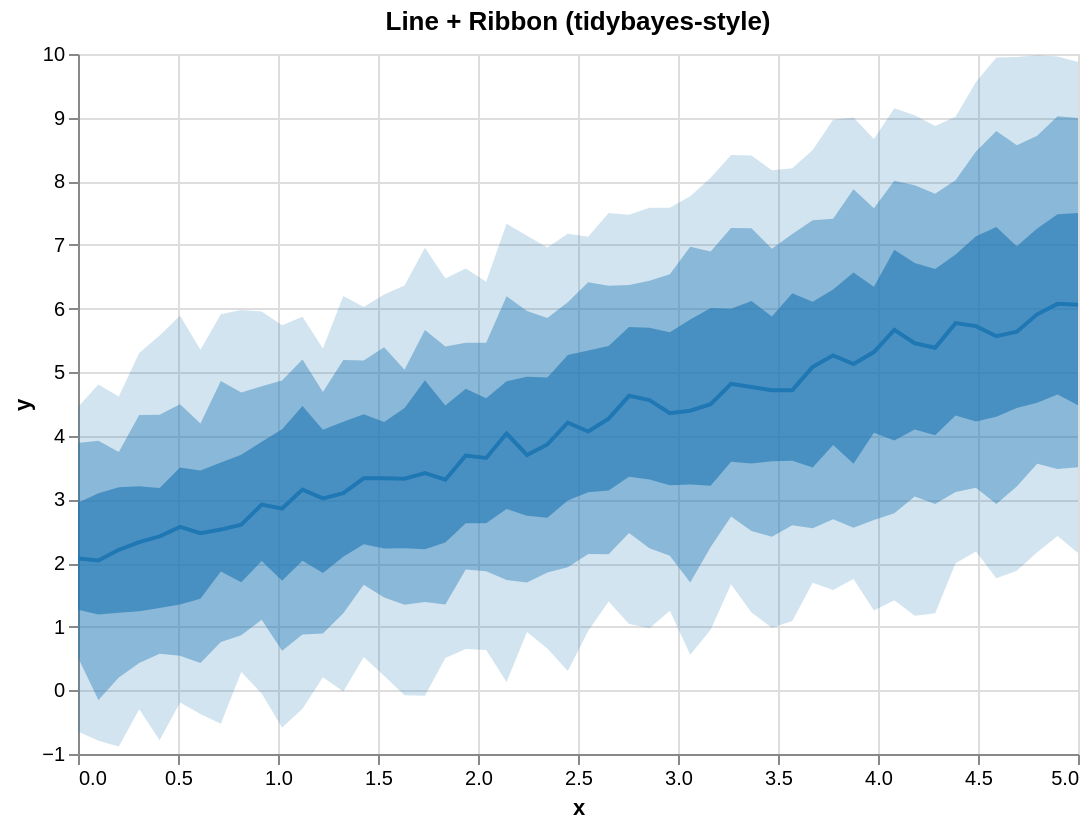

This figure's Vega-Lite source:
### Vega-Lite specification from a JSON file in a GitHub repository (floating-point values rounded to 4 significant figures)
{"$schema": "https://vega.github.io/schema/vega-lite/v5.json", "height": 350, "layer": [{"encoding": {"tooltip": [{"field": "x", "type": "quantitative"}, {"field": "__median__", "title": "median", "type": "quantitative"}, {"field": "lo_0_95_", "title": "95% lo", "type": "quantitative"}, {"field": "hi_0_95_", "title": "95% hi", "type": "quantitative"}], "x": {"field": "x", "type": "quantitative"}, "y2": {"field": "hi_0_95_"}, "y": {"field": "lo_0_95_", "title": "y", "type": "quantitative"}}, "params": [{"name": "grid", "bind": "scales", "select": {"encodings": ["x", "y"], "type": "interval"}}], "mark": {"line": false, "fill": "#1f77b4", "type": "area", "opacity": 0.2}}, {"encoding": {"tooltip": [{"field": "x", "type": "quantitative"}, {"field": "__median__", "title": "median", "type": "quantitative"}, {"field": "lo_0_95_", "title": "95% lo", "type": "quantitative"}, {"field": "hi_0_95_", "title": "95% hi", "type": "quantitative"}], "x": {"field": "x", "type": "quantitative"}, "y2": {"field": "hi_0_8_"}, "y": {"field": "lo_0_8_", "title": "y", "type": "quantitative"}}, "mark": {"line": false, "fill": "#1f77b4", "type": "area", "opacity": 0.4}}, {"encoding": {"tooltip": [{"field": "x", "type": "quantitative"}, {"field": "__median__", "title": "median", "type": "quantitative"}, {"field": "lo_0_95_", "title": "95% lo", "type": "quantitative"}, {"field": "hi_0_95_", "title": "95% hi", "type": "quantitative"}], "x": {"field": "x", "type": "quantitative"}, "y2": {"field": "hi_0_5_"}, "y": {"field": "lo_0_5_", "title": "y", "type": "quantitative"}}, "mark": {"line": false, "fill": "#1f77b4", "type": "area", "opacity": 0.6}}, {"encoding": {"tooltip": [{"field": "x", "type": "quantitative"}, {"field": "__median__", "title": "median", "type": "quantitative"}, {"field": "lo_0_95_", "title": "95% lo", "type": "quantitative"}, {"field": "hi_0_95_", "title": "95% hi", "type": "quantitative"}], "x": {"field": "x", "type": "quantitative"}, "y": {"field": "__median__", "type": "quantitative"}}, "mark": {"color": "#1f77b4", "strokeWidth": 2, "type": "line"}}], "data": {"values": [{"lo_0_8_": 0.5181, "lo_0_95_": -0.6478, "hi_0_8_": 3.889, "x": 0.0, "__median__": 2.072, "hi_0_5_": 2.948, "hi_0_95_": 4.454, "lo_0_5_": 1.269}, {"lo_0_8_": -0.1531, "lo_0_95_": -0.7932, "hi_0_8_": 3.921, "x": 0.102, "__median__": 2.04, "hi_0_5_": 3.098, "hi_0_95_": 4.808, "lo_0_5_": 1.193}, {"lo_0_8_": 0.2011, "lo_0_95_": -0.8824, "hi_0_8_": 3.746, "x": 0.2041, "__median__": 2.209, "hi_0_5_": 3.192, "hi_0_95_": 4.617, "lo_0_5_": 1.218}, {"lo_0_8_": 0.4299, "lo_0_95_": -0.2982, "hi_0_8_": 4.327, "x": 0.3061, "__median__": 2.329, "hi_0_5_": 3.208, "hi_0_95_": 5.301, "lo_0_5_": 1.242}, {"lo_0_8_": 0.5749, "lo_0_95_": -0.7832, "hi_0_8_": 4.33, "x": 0.4082, "__median__": 2.42, "hi_0_5_": 3.18, "hi_0_95_": 5.578, "lo_0_5_": 1.294}, {"lo_0_8_": 0.5447, "lo_0_95_": -0.1891, "hi_0_8_": 4.494, "x": 0.5102, "__median__": 2.569, "hi_0_5_": 3.504, "hi_0_95_": 5.885, "lo_0_5_": 1.348}, {"lo_0_8_": 0.4312, "lo_0_95_": -0.37, "hi_0_8_": 4.194, "x": 0.6122, "__median__": 2.469, "hi_0_5_": 3.453, "hi_0_95_": 5.354, "lo_0_5_": 1.438}, {"lo_0_8_": 0.7616, "lo_0_95_": -0.5247, "hi_0_8_": 4.863, "x": 0.7143, "__median__": 2.527, "hi_0_5_": 3.582, "hi_0_95_": 5.909, "lo_0_5_": 1.869}, {"lo_0_8_": 0.8665, "lo_0_95_": 0.2893, "hi_0_8_": 4.682, "x": 0.8163, "__median__": 2.605, "hi_0_5_": 3.704, "hi_0_95_": 5.977, "lo_0_5_": 1.697}, {"lo_0_8_": 1.11, "lo_0_95_": -0.05022, "hi_0_8_": 4.78, "x": 0.9184, "__median__": 2.918, "hi_0_5_": 3.905, "hi_0_95_": 5.952, "lo_0_5_": 2.032}, {"lo_0_8_": 0.6226, "lo_0_95_": -0.5834, "hi_0_8_": 4.87, "x": 1.02, "__median__": 2.858, "hi_0_5_": 4.105, "hi_0_95_": 5.739, "lo_0_5_": 1.723}, {"lo_0_8_": 0.8762, "lo_0_95_": -0.2879, "hi_0_8_": 5.2, "x": 1.122, "__median__": 3.154, "hi_0_5_": 4.47, "hi_0_95_": 5.871, "lo_0_5_": 2.037}, {"lo_0_8_": 0.8953, "lo_0_95_": 0.2048, "hi_0_8_": 4.689, "x": 1.224, "__median__": 3.017, "hi_0_5_": 4.095, "hi_0_95_": 5.372, "lo_0_5_": 1.845}, {"lo_0_8_": 1.21, "lo_0_95_": -0.01948, "hi_0_8_": 5.191, "x": 1.327, "__median__": 3.099, "hi_0_5_": 4.22, "hi_0_95_": 6.197, "lo_0_5_": 2.099}, {"lo_0_8_": 1.66, "lo_0_95_": 0.5259, "hi_0_8_": 5.183, "x": 1.429, "__median__": 3.332, "hi_0_5_": 4.34, "hi_0_95_": 6.024, "lo_0_5_": 2.297}, {"lo_0_8_": 1.46, "lo_0_95_": 0.2285, "hi_0_8_": 5.392, "x": 1.531, "__median__": 3.335, "hi_0_5_": 4.218, "hi_0_95_": 6.221, "lo_0_5_": 2.23}, {"lo_0_8_": 1.345, "lo_0_95_": -0.07788, "hi_0_8_": 5.038, "x": 1.633, "__median__": 3.327, "hi_0_5_": 4.437, "hi_0_95_": 6.362, "lo_0_5_": 2.235}, {"lo_0_8_": 1.388, "lo_0_95_": -0.08415, "hi_0_8_": 5.663, "x": 1.735, "__median__": 3.416, "hi_0_5_": 4.875, "hi_0_95_": 6.957, "lo_0_5_": 2.217}, {"lo_0_8_": 1.35, "lo_0_95_": 0.5068, "hi_0_8_": 5.403, "x": 1.837, "__median__": 3.309, "hi_0_5_": 4.477, "hi_0_95_": 6.471, "lo_0_5_": 2.322}, {"lo_0_8_": 1.898, "lo_0_95_": 0.6493, "hi_0_8_": 5.464, "x": 1.939, "__median__": 3.689, "hi_0_5_": 4.739, "hi_0_95_": 6.629, "lo_0_5_": 2.627}, {"lo_0_8_": 1.871, "lo_0_95_": 0.6348, "hi_0_8_": 5.463, "x": 2.041, "__median__": 3.653, "hi_0_5_": 4.592, "hi_0_95_": 6.421, "lo_0_5_": 2.625}, {"lo_0_8_": 1.734, "lo_0_95_": 0.1308, "hi_0_8_": 6.192, "x": 2.143, "__median__": 4.036, "hi_0_5_": 4.857, "hi_0_95_": 7.334, "lo_0_5_": 2.851}, {"lo_0_8_": 1.693, "lo_0_95_": 0.9185, "hi_0_8_": 5.959, "x": 2.245, "__median__": 3.7, "hi_0_5_": 4.927, "hi_0_95_": 7.143, "lo_0_5_": 2.742}, {"lo_0_8_": 1.85, "lo_0_95_": 0.6593, "hi_0_8_": 5.853, "x": 2.347, "__median__": 3.865, "hi_0_5_": 4.918, "hi_0_95_": 6.959, "lo_0_5_": 2.711}, {"lo_0_8_": 1.936, "lo_0_95_": 0.3033, "hi_0_8_": 6.098, "x": 2.449, "__median__": 4.206, "hi_0_5_": 5.271, "hi_0_95_": 7.176, "lo_0_5_": 2.985}, {"lo_0_8_": 2.143, "lo_0_95_": 0.9343, "hi_0_8_": 6.412, "x": 2.551, "__median__": 4.067, "hi_0_5_": 5.341, "hi_0_95_": 7.13, "lo_0_5_": 3.115}, {"lo_0_8_": 2.141, "lo_0_95_": 1.397, "hi_0_8_": 6.357, "x": 2.653, "__median__": 4.27, "hi_0_5_": 5.412, "hi_0_95_": 7.503, "lo_0_5_": 3.141}, {"lo_0_8_": 2.471, "lo_0_95_": 1.042, "hi_0_8_": 6.368, "x": 2.755, "__median__": 4.629, "hi_0_5_": 5.709, "hi_0_95_": 7.476, "lo_0_5_": 3.358}, {"lo_0_8_": 2.232, "lo_0_95_": 0.9755, "hi_0_8_": 6.438, "x": 2.857, "__median__": 4.561, "hi_0_5_": 5.7, "hi_0_95_": 7.585, "lo_0_5_": 3.314}, {"lo_0_8_": 2.114, "lo_0_95_": 1.249, "hi_0_8_": 6.54, "x": 2.959, "__median__": 4.357, "hi_0_5_": 5.629, "hi_0_95_": 7.582, "lo_0_5_": 3.222}, {"lo_0_8_": 1.696, "lo_0_95_": 0.5611, "hi_0_8_": 6.97, "x": 3.061, "__median__": 4.395, "hi_0_5_": 5.828, "hi_0_95_": 7.763, "lo_0_5_": 3.236}, {"lo_0_8_": 2.251, "lo_0_95_": 0.9532, "hi_0_8_": 6.898, "x": 3.163, "__median__": 4.496, "hi_0_5_": 6.008, "hi_0_95_": 8.056, "lo_0_5_": 3.214}, {"lo_0_8_": 2.731, "lo_0_95_": 1.667, "hi_0_8_": 7.264, "x": 3.265, "__median__": 4.818, "hi_0_5_": 5.995, "hi_0_95_": 8.413, "lo_0_5_": 3.593}, {"lo_0_8_": 2.505, "lo_0_95_": 1.222, "hi_0_8_": 7.263, "x": 3.367, "__median__": 4.767, "hi_0_5_": 6.119, "hi_0_95_": 8.407, "lo_0_5_": 3.565}, {"lo_0_8_": 2.416, "lo_0_95_": 0.9838, "hi_0_8_": 6.939, "x": 3.469, "__median__": 4.715, "hi_0_5_": 5.874, "hi_0_95_": 8.174, "lo_0_5_": 3.602}, {"lo_0_8_": 2.594, "lo_0_95_": 1.09, "hi_0_8_": 7.173, "x": 3.571, "__median__": 4.718, "hi_0_5_": 6.241, "hi_0_95_": 8.204, "lo_0_5_": 3.608}, {"lo_0_8_": 2.546, "lo_0_95_": 1.69, "hi_0_8_": 7.389, "x": 3.673, "__median__": 5.082, "hi_0_5_": 6.106, "hi_0_95_": 8.493, "lo_0_5_": 3.503}, {"lo_0_8_": 2.687, "lo_0_95_": 1.578, "hi_0_8_": 7.41, "x": 3.776, "__median__": 5.264, "hi_0_5_": 6.3, "hi_0_95_": 8.966, "lo_0_5_": 3.857}, {"lo_0_8_": 2.554, "lo_0_95_": 1.752, "hi_0_8_": 7.874, "x": 3.878, "__median__": 5.129, "hi_0_5_": 6.565, "hi_0_95_": 9.001, "lo_0_5_": 3.56}, {"lo_0_8_": 2.676, "lo_0_95_": 1.254, "hi_0_8_": 7.574, "x": 3.98, "__median__": 5.316, "hi_0_5_": 6.342, "hi_0_95_": 8.663, "lo_0_5_": 4.048}, {"lo_0_8_": 2.782, "lo_0_95_": 1.415, "hi_0_8_": 8.007, "x": 4.082, "__median__": 5.665, "hi_0_5_": 6.926, "hi_0_95_": 9.147, "lo_0_5_": 3.928}, {"lo_0_8_": 3.048, "lo_0_95_": 1.172, "hi_0_8_": 7.938, "x": 4.184, "__median__": 5.454, "hi_0_5_": 6.716, "hi_0_95_": 9.039, "lo_0_5_": 4.1}, {"lo_0_8_": 2.928, "lo_0_95_": 1.21, "hi_0_8_": 7.804, "x": 4.286, "__median__": 5.384, "hi_0_5_": 6.621, "hi_0_95_": 8.869, "lo_0_5_": 4.01}, {"lo_0_8_": 3.118, "lo_0_95_": 1.998, "hi_0_8_": 8.015, "x": 4.388, "__median__": 5.771, "hi_0_5_": 6.85, "hi_0_95_": 9.013, "lo_0_5_": 4.318}, {"lo_0_8_": 3.183, "lo_0_95_": 2.183, "hi_0_8_": 8.467, "x": 4.49, "__median__": 5.724, "hi_0_5_": 7.137, "hi_0_95_": 9.56, "lo_0_5_": 4.223}, {"lo_0_8_": 2.927, "lo_0_95_": 1.764, "hi_0_8_": 8.79, "x": 4.592, "__median__": 5.565, "hi_0_5_": 7.281, "hi_0_95_": 9.945, "lo_0_5_": 4.3}, {"lo_0_8_": 3.205, "lo_0_95_": 1.879, "hi_0_8_": 8.568, "x": 4.694, "__median__": 5.636, "hi_0_5_": 6.98, "hi_0_95_": 9.954, "lo_0_5_": 4.438}, {"lo_0_8_": 3.56, "lo_0_95_": 2.171, "hi_0_8_": 8.717, "x": 4.796, "__median__": 5.909, "hi_0_5_": 7.257, "hi_0_95_": 9.98, "lo_0_5_": 4.518}, {"lo_0_8_": 3.478, "lo_0_95_": 2.425, "hi_0_8_": 9.022, "x": 4.898, "__median__": 6.074, "hi_0_5_": 7.483, "hi_0_95_": 9.96, "lo_0_5_": 4.648}, {"lo_0_8_": 3.505, "lo_0_95_": 2.158, "hi_0_8_": 8.995, "x": 5.0, "__median__": 6.058, "hi_0_5_": 7.502, "hi_0_95_": 9.872, "lo_0_5_": 4.481}]}, "title": "Line + Ribbon (tidybayes-style)", "width": 500}
